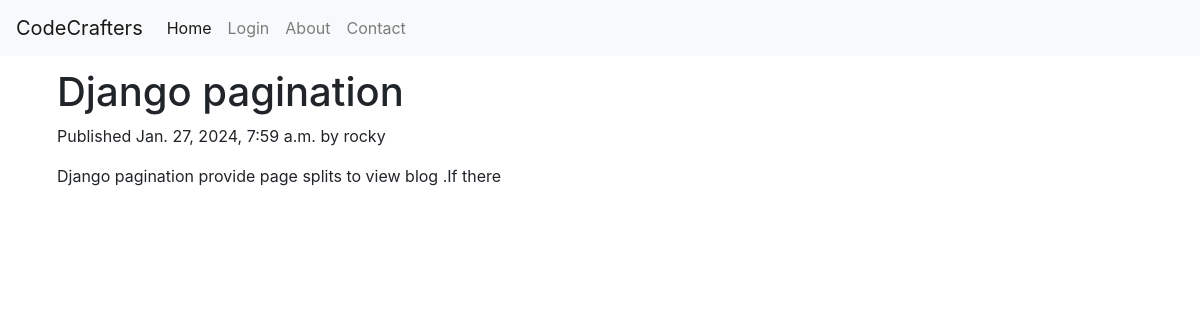
Page /2024/1/27/django-pagination/ on the committed database.
### blog/models.py (models this page shows, shortened)
class Post(models.Model):
  STATUS_CHOICES = (
        ('draft', 'Draft'),
        ('published', 'Published'),
    )
  title = models.CharField(max_length=250)
  slug = models.SlugField(max_length=250,
                            unique_for_date='publish')
  author = models.ForeignKey(User,
                              on_delete=models.CASCADE,
                              related_name='blog_posts')
  body = models.TextField()
  publish = models.DateTimeField(default=timezone.now)
  created = models.DateTimeField(auto_now_add=True)
  updated = models.DateTimeField(auto_now=True)
  status = models.CharField(max_length=10,
                              choices=STATUS_CHOICES,
                              default='draft')
  objects=models.Manager()
  published=PublishedManager()
  class Meta:
    ordering = ('-publish',)

### blog/views.py (the view)
# urls.py: path('<int:year>/<int:month>/<int:day>/<slug:post>/',views.post_detail,name='post_detail'),
def post_detail(request, year, month, day, post):
  post = get_object_or_404(Post, slug=post,status='published',publish__year=year,publish__month=month,publish__day=day)
  return render(request,'blog/post/detail.html',{'post': post})

### blog/templates/blog/post/detail.html (shortened to what this page needs)
{% extends "blog/base.html" %}
{% block content %}
<div class="container m-2 p-1">
  <h1>{{ post.title }}</h1>
  <p class="date">
    Published {{ post.publish }} by {{ post.author }}
  </p>
  {{ post.body|linebreaks }}
{% endblock %}

### rows in the picture
Post: title "Django pagination", publish "Jan. 27, 2024, 7:59 a.m.", author "rocky", body "Django pagination provide page splits to view blog .If there"
